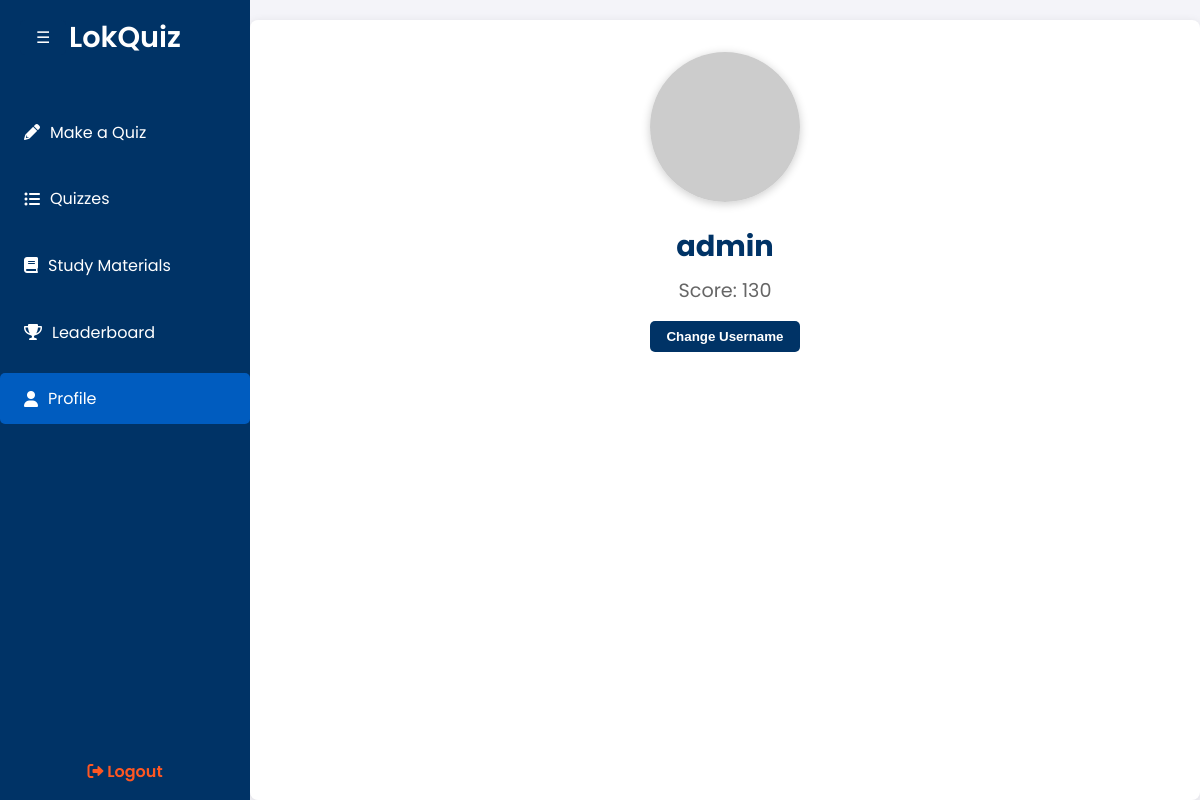
Page /profile/ (signed in) on the earlier database version.
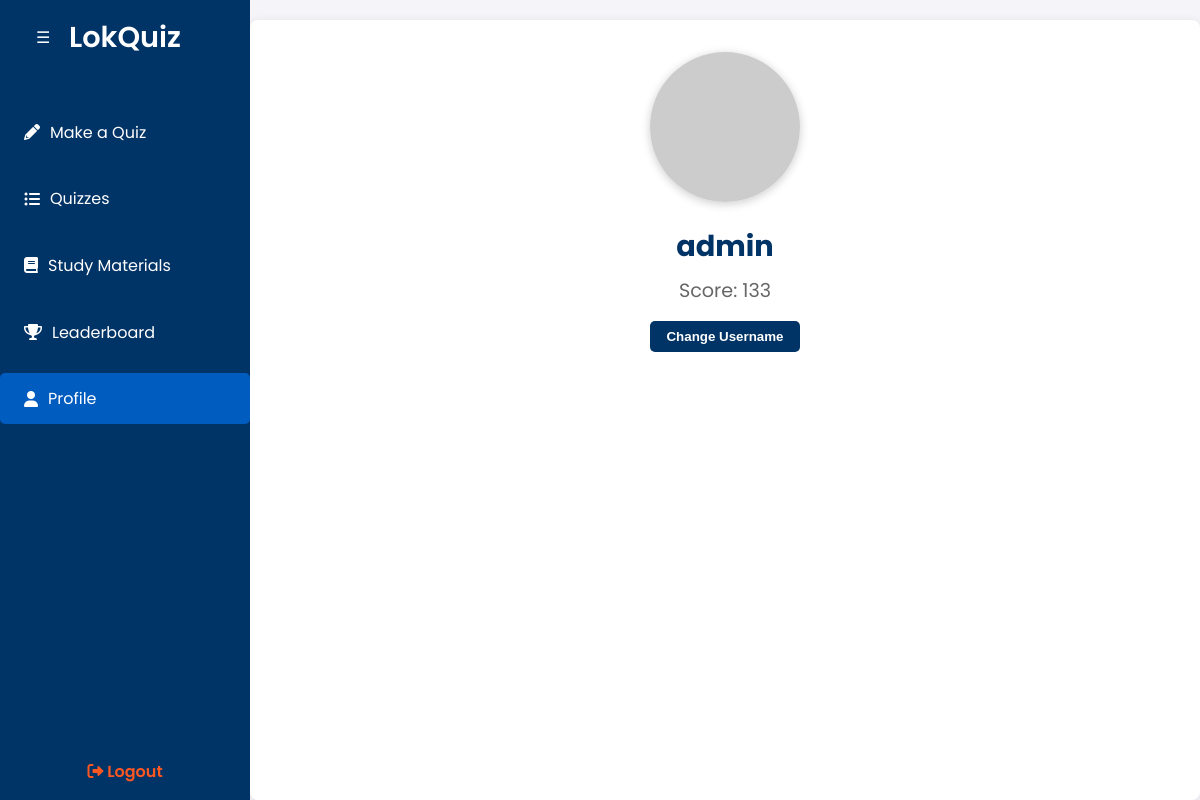
Same page on the later database version.
### home/models.py (models this page shows, shortened)
class Score(models.Model):
    user = models.ForeignKey(User, on_delete=models.CASCADE)
    score = models.IntegerField(default=0)

### home/views.py (the view)
# urls.py: path('profile/', views.profile, name='profile'),
@login_required(login_url='/login/')
def profile(request):
    score, created = Score.objects.get_or_create(user=request.user)
    if created:
        score.value = 0  # assuming 'value' is the field that stores the score, adjust accordingly
        score.save()
    return render(request, 'home/profile.html', {'score': score})

### home/templates/home/profile.html (shortened to what this page needs)
<!DOCTYPE html>
<html lang="en">
<head>
    {% load static %}
    <link href="https://cdnjs.cloudflare.com/ajax/libs/font-awesome/6.0.0-beta3/css/all.min.css" rel="stylesheet">
</head>
<body>
    <button class="toggle-btn" onclick="toggleSidebar()">☰</button>
    <div class="sidebar">
        <a href="/dashboard/" class="logo">LokQuiz</a>
        <ul>
            <li><a href="/makequiz/"><i class="fas fa-pencil-alt"></i> Make a Quiz</a></li>
            <li><a href="/quizzes/"><i class="fas fa-list-ul"></i> Quizzes</a></li>
            <li><a href="/materials/"><i class="fas fa-book"></i> Study Materials</a></li>
            <li><a href="/leaderboard/"><i class="fas fa-trophy"></i> Leaderboard</a></li>
            <li class="active"><a href="/profile/"><i class="fas fa-user"></i> Profile</a></li>
        </ul>
        <div class="logout">
            <a href="#" onclick="confirmLogout(event)"><i class="fas fa-sign-out-alt"></i> Logout</a>
        </div>
    </div>
    <div class="main-content">
        <div class="profile-section">
            <img src="https://www.gravatar.com/avatar/?d=mp" alt="Default Profile Icon">
            <h1>{{ user.username }}</h1>
            <p>Score: {{ score.score }}</p>
            <div class="change-username">
                <button onclick="openModal()">Change Username</button>
            </div>
        </div>
    </div>
</body>
</html>

Differences in the rows shown:
changed Score: score "130" → "133"
